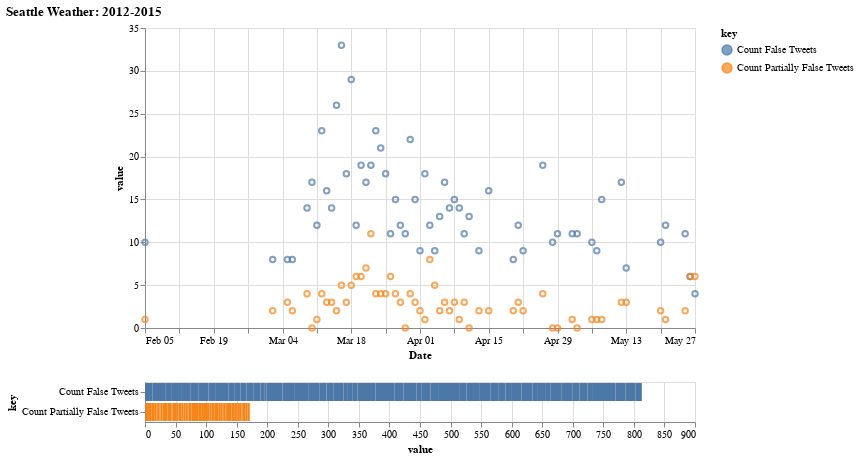

Write notebook code for a chart like this one.
### Code cell
# We create two selections:
# - a brush that is active on the top panel
# - a multi-click that is active on the bottom panel
brush = alt.selection_interval(encodings=['x'])
click = alt.selection_multi(encodings=['color'])
# Top panel is scatter plot of temperature vs time
points = alt.Chart(df).mark_point().transform_fold(
    ['Count False Tweets', 'Count Partially False Tweets'],
).encode(
    alt.X('monthdate(data):T', title='Date'),
    alt.Y('value:Q'),
   color=alt.Color('key:N')
).transform_filter(
    alt.FieldRangePredicate(field='count', range=[10, 40])
).add_selection(
    brush
).properties(
    width=550,
    height=300
)

bars = alt.Chart(df).transform_fold(
    ['Count False Tweets', 'Count Partially False Tweets'],
).mark_bar().encode(
    x=alt.X('value:Q'),
    y=alt.Y('key:N'),
    color=alt.Color('key:N'),
    tooltip=[
        alt.Tooltip('monthdate(data):T', title='Date'),
        alt.Tooltip('value:Q', title='Tweet Count')
    ]
).transform_filter(
    alt.FieldRangePredicate(field='count', range=[10, 40])
).properties(
    width=550,
)

alt.vconcat(
    points,
    bars,
    title="Seattle Weather: 2012-2015"
)

### Figure 1 — Vega-Lite specification as saved in the notebook (floating-point values rounded to 4 significant figures; data arrays with more than 128 entries replaced by an {"elided": "..."} marker saying what was removed)
{"config": {"view": {"continuousWidth": 400, "continuousHeight": 300}}, "vconcat": [{"mark": "point", "encoding": {"color": {"type": "nominal", "field": "key"}, "x": {"type": "temporal", "field": "data", "timeUnit": "monthdate", "title": "Date"}, "y": {"type": "quantitative", "field": "value"}}, "height": 300, "transform": [{"fold": ["Count False Tweets", "Count Partially False Tweets"]}, {"filter": {"field": "count", "range": [10, 40]}}], "width": 550}, {"mark": "bar", "encoding": {"color": {"type": "nominal", "field": "key"}, "tooltip": [{"type": "temporal", "field": "data", "timeUnit": "monthdate", "title": "Date"}, {"type": "quantitative", "field": "value", "title": "Tweet Count"}], "x": {"type": "quantitative", "field": "value"}, "y": {"type": "nominal", "field": "key"}}, "transform": [{"fold": ["Count False Tweets", "Count Partially False Tweets"]}, {"filter": {"field": "count", "range": [10, 40]}}], "width": 550}], "data": {"name": "data-30d27f26d5cc12206812a72532d1c432"}, "title": "Seattle Weather: 2012-2015", "$schema": "https://vega.github.io/schema/vega-lite/v4.8.1.json", "datasets": {"data-30d27f26d5cc12206812a72532d1c432": {"elided": "315 records"}}}
